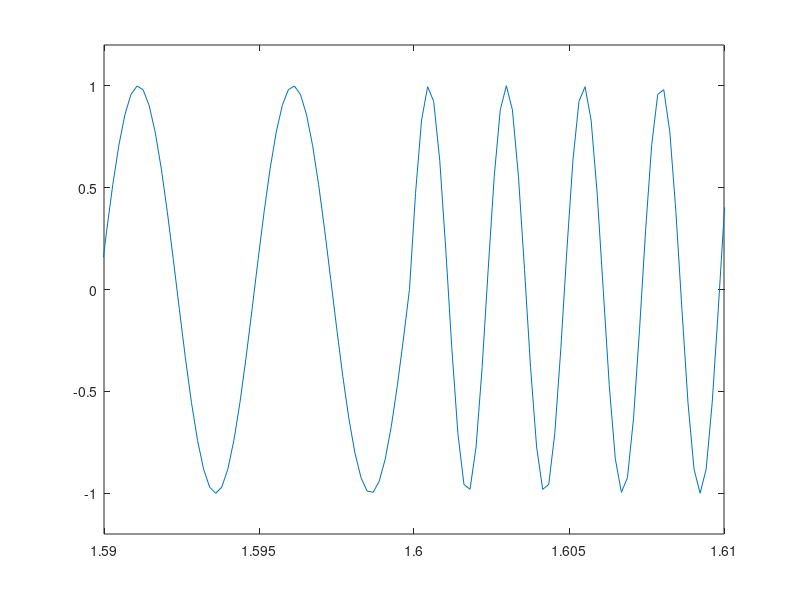

Write MATLAB code to recreate this figure. (Note: this script raises an error after producing the figure.)
%第八章 信号的时-频分析简介
%% 时-频分析概念
%时-频图。
%% 短时傅里叶变换（STFT）
%spectrogram函数
Fs=5120;N=32768;
dt=1/Fs;df=500/N;
T=dt*N;
t=linspace(0,T,N);
x=zeros(1,N);
for k=1:8192
    x(k)=sin(2*pi*200*k*dt);
    x(k+8192)=sin(2*pi*400*k*dt);
    x(k+16384)=sin(2*pi*600*k*dt);
    x(k+24576)=sin(2*pi*800*k*dt);
end                          %生成模拟信号
plot(t,x);
axis([1.59,1.61,-1.2,1.2]);
Z=spectrogram(x,1024,512);   %原始数据，长度，步进
P=20*log10(sqrt(Z.*conj(Z)));
X=linspace(0,Fs/2,513);
Y=linspace(0,T,63);
mesh(X,Y,P');
view(15,70);       %视角
%% 测不准原则(Heisenberg)
%delta(t)*delta(f)>=1/(4*pi)
%不同宽度的窗
%时间分辨率与频率分辨率不可兼得
Fs=5120;N=32768;
dt=1/Fs;df=500/N;
T=dt*N;
t=linspace(0,T,N);
x=zeros(1,N);
k=(1:N);
x=sin(2*pi*0.3*k*dt).*sin(2*pi*(500+df*k).*k*dt);
subplot 211;plot(x);
subplot 212;
Z=spectrogram(x,1024,512);
P=sqrt(Z.*conj(Z));
S=size(P);
X=linspace(0,Fs/2,1024/2+1);
Y=linspace(0,dt*N,S(2));
mesh(X,Y,P');view(15,70);

%chirp直接生成扫频信号
Fs=1000;
T=0:0.001:12;
X=chirp(T,1,12,400,'q');        %ft=900发生频率混叠
subplot 211;plot(T,X);
subplot 212;
spectrogram(X,512,256,512,Fs);  %直接画伪彩色图
view(-45,65);
%colormap bone;
%% 信号的小波分析
%Wavelet Families
%连续小波变换 cwt
Fs=1000;
T=0:0.001:12;
x=chirp(T,1,12,400,'q');
%c=cwt(x,1:64,'sym2','plot');
c=cwt(x,1:64,'db10','plot');

%subplot 211;plot(T,x);
%subplot 212;%不行啊
%cwt(x,'bump');    %  cwt改版了
%% 离散小波变换
%wavedec
%waverec
Fs=5120;N=1024;
dt=1/Fs;
k=(1:1024);
x=sin(2*pi*50*k*dt)+0.5*sin(2*pi*1500*k*dt);
subplot 311;plot(x);
[c,l]=wavedec(x,3,'db7');
subplot 312;plot(c);
y=waverec(c,l,'db7');
subplot 313;plot(y);
%% 小波包变换
%wpdec  wprec
Fs=5120;N=1024;
dt=1/Fs;
k=(1:1024);
x=sin(2*pi*50*k*dt)+0.5*sin(2*pi*1500*k*dt);
subplot 311;plot(x);
y=wpdec(x,3,'db7');
subplot 312;plot(y);
z=wprcoef(y,[3,0]);
subplot 313;plot(z);
%% Wavelat Demos
%样例